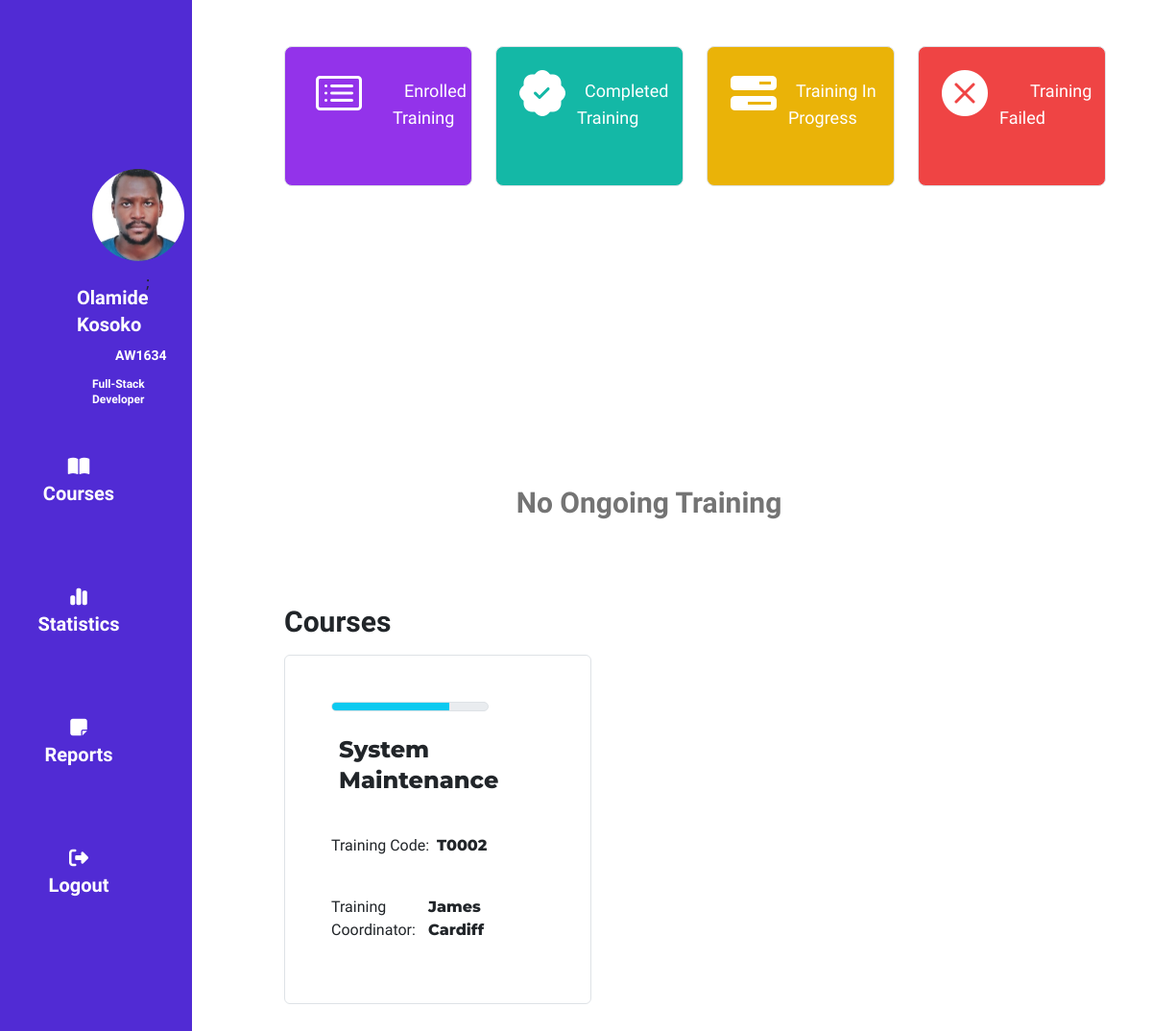
The page /Dashboard/statistics.php (signed in) on the database its author committed.
### tables this page shows
CREATE TABLE `enrolled` (
  `enrol_id` int(10) NOT NULL,
  `Oracle_no` varchar(6) NOT NULL,
  `Name` varchar(60) NOT NULL,
  `Training_Title` varchar(60) NOT NULL,
  `Training_Code` varchar(6) NOT NULL,
  `Training_Cordinator` varchar(50) NOT NULL
);

### includes/db.php (called while the page is built, shortened)
<?php
class DB
{
    public function connectToDB(){
    $conn = new mysqli('localhost','root','','attendance_marker');
    return $conn;
    }
    public function getEnrolledCourse($oracle_no){
        $enrolled_courses = array();
        $sql = "SELECT * FROM enrolled WHERE Oracle_no='$oracle_no'";
        $result = $this->connectToDB()->query($sql);
        if ($result->num_rows > 0) {
            while($row = $result->fetch_assoc()){
                $enrolled_courses[] = $row;
            }
            return $enrolled_courses;
        } else {
            return  null;
        }
    }
}
?>

### Dashboard/statistics.php (the view, shortened to what this page needs)
<!DOCTYPE html>
<html lang="en">
<head>
    <link rel="stylesheet" href="//cdn.jsdelivr.net/chartist.js/latest/chartist.min.css">
    <link rel="stylesheet" href="https://cdn.jsdelivr.net/npm/bootstrap-icons@1.10.2/font/bootstrap-icons.css">
    <link rel="stylesheet" href="../circular_progress.css" >
</head>
<body >
<?php
include '../includes/links.php';
?>
 <div class="statistics flex flex-row gap-16 ">
<?php
 include 'dashboardNav.php';
  ?>
  <div class="flex flex-col -ml-28">
  <div class="p-12 grid grid-cols-4 gap-4 pl-36">
    <div class="flex flex-row gap-8 h-fit  text-white bg-purple-600 rounded-lg border px-8 py-4 ">
      <i class="bi bi-card-list text-5xl"></i>
      <div class="flex flex-col ">
          <p class="font-[Mulish] text-lg mt-2 -mb-1 indent-3">Enrolled Training</p>
          <p class="font-[Montserrat] text-white font-bold text-2xl indent-32 mt-2 -mb-1"><?php
          include '../includes/db.php';
          $db = new Db;
          $enrolledCourses  = $db->getEnrolledCourse($_SESSION['oracle_no']);
          if (!empty($enrolledCourse)) {
            $no_of_courses_enrolled = count($enrolledCourses);
             echo $no_of_courses_enrolled;
          } else {
            echo 0;
          }?></p>
      </div>
      </div>
    <div class="flex flex-row h-fit text-white bg-teal-500 rounded-lg border px-4 py-4">
        <i class="bi bi-patch-check-fill text-5xl"></i>
     <div class="flex flex-col">
        <p class="font-[Mulish] text-lg mt-2 -mb-1 ml-3 indent-2">Completed Training</p>
        <p class="font-[Montserrat] text-white font-semibold text-2xl indent-40 mt-2 -mb-1">
        </p>
    </div>
    </div>
    <div class="flex flex-row h-fit text-white bg-yellow-500 rounded-lg border px-4 py-4">
    <i class="fa-solid fa-bars-progress  text-5xl"></i>
    <div class="flex flex-col">
        <p class="font-[Mulish] text-lg mt-2 -mb-1 ml-3 indent-2"> Training In Progress</p>
        <p class="font-[Montserrat] text-white font-semibold text-2xl indent-40 mt-2 -mb-1">0</p>
    </div>
    </div>
    <div class="flex flex-row h-fit text-white bg-red-500 rounded-lg border px-4 py-4">
    <i class="bi bi-x-circle-fill  text-5xl"></i>
    <div class="flex flex-col">
        <p class="font-[Mulish] text-lg mt-2 -mb-1 ml-3 indent-8">Training Failed</p>
        <p class="font-[Montserrat]  text-white font-semibold text-2xl indent-32 mt-2 -mb-1">0</p>
    </div>
    </div>
</div>
<?php
$enrolledCourse  = $db->getEnrolledCourse($_SESSION['oracle_no']);
if (!empty($enrolledCourse)) {
  $time = $db->getEnrolledCoursesStartTime($enrolledCourse[0]["Training_Code"]);
  $t_day = new DateTime($time[0]['Training_Day'].' '.$time[0]['Training_Time']);
  $t_endtime = new DateTime($time[0]['Training_Day'].' '.$time[0]['Training_Endtime']);
  $t_enddatetime = new DateTime($time[0]['Training_Enddate'].' '.$time[0]['Training_Endtime']);
  $today = new DateTime(date("l jS  F Y h:i:s A"));
   $diff=  date_diff($today,$t_day);
  echo '<p id="date" style="opacity: 0;" >'. date_format($t_day,"Y/m/d H:i:s").'</p>;
  <p id="enddate" style="opacity: 0;" >'. date_format($t_day,"Y/m/d H:i:s").'</p>
  <p id="endtime" style="opacity: 0;" >'. date_format($t_endtime,"Y/m/d H:i:s").'</p>
  <p id="enddatetime" style="opacity: 0;" >'. date_format($t_enddatetime,"Y/m/d H:i:s").'</p>
  <p  style="opacity: 0;" id="countdown__end__title" class="font-[Mulish] font-semibold text-3xl mt-8 text-[#747474] text-center"></p>
  <p  id="countdown_title" class="font-[Mulish] font-semibold text-3xl mt-8 text-[#747474] text-center">Countdown To '.$enrolledCourse[0]["Training_Title"] .'('. $enrolledCourse[0]["Training_Code"].')</p>
    <div  id="countdown" class="countdown flex flex-row gap-56 ml-[12em] shadow-md border-1 p-4
  bg-gradient-to-r from-violet-500 to-fuchsia-500 rounded-lg w-fit  ">
     <div class="days flex-col ml-24 -mr-4">
      <p id="days" class="font-[Montserrat] text-8xl text-white font-extrabold">'. sprintf("%02d", $diff->d).'</p>
      <p  class="font-[Montserrat] uppercase font-bold text-2xl text-white">Days</p>
     </div>
     <div class="hours flex-col">
      <p id="hours" class="font-[Montserrat] text-8xl text-white font-extrabold">'. sprintf("%02d", $diff->h).'</p>
      <p class="font-[Montserrat] uppercase font-bold text-2xl text-white">Hours</p>
     </div>
     <div class="minutes flex-col">
      <p  id="minutes" class="font-[Montserrat] text-8xl text-white font-extrabold">'. sprintf("%02d", $diff->i).'</p>
      <p class="font-[Montserrat] uppercase font-bold text-2xl text-white">Minutes</p>
     </div>
     <div class="seconds flex-col mr-10">
      <p id="seconds" class="font-[Montserrat] text-8xl text-white font-extrabold">'. sprintf("%02d", $diff->s).'</p>
      <p class="font-[Montserrat] uppercase font-bold text-2xl text-white">Seconds</p>
     </div>
    </div>
  ';
}
?>
<div class="flex flex-col mt-10">
   <p class="font-[Mulish] font-semibold text-3xl mt-8 ml-36">Courses</p>
   <div class="courses grid grid-cols-3 ml-36 gap-12">
 <?php
    $enrolled_courses = $db->getEnrolledCourse($_SESSION['oracle_no']);
   if($enrolled_courses !== null){
    foreach ($enrolled_courses as $key => $course) {
      echo '   <div class="course border w-fit  px-24    py-12 rounded-md ">
      <div class="progress border w-[130%] -ml-12" style="height: 10px;">
       <div class="progress-bar bg-info " role="progressbar" style="width: 75%;" aria-valuenow="25" aria-valuemin="0" aria-valuemax="100"></div>
       </div>
     <div class="flex flex-row mt-6 -ml-12">
         <p class="title font-[Montserrat] font-extrabold ml-2 text-2xl">'.$course['Training_Title'].'</p>
     </div>
     <div class="flex flex-row mt-6 -ml-12">
     <p class="font-[Mulish]">Training Code:</p> <p class="code font-[Montserrat] font-extrabold ml-2">'.$course['Training_Code'].'</p>
     </div>
     <div class="flex flex-row mt-6 -ml-12">
      <p class="font-[Mulish]">Training Coordinator:</p> <p class="code font-[Montserrat] font-extrabold ml-2">'.$course['Training_Cordinator'].'</p>
     </div>
     </div>   ';
    }
   } else {
    echo '<p class="font-[Mulish] text-xl text-gray-600 mt-8 ml-3">You haven\'t enrolled for any training yet </p>  ';
   }
?>
       </div>
   </div>
</div>
 </div>
</body>
</html>

### rows shown on the page
enrolled: Training_Title "System Maintenance", Training_Code "T0002", Training_Cordinator "James Cardiff"

### other values the page prints
$_SESSION['name'] "Olamide Kosoko"
$_SESSION['oracle_no'] "AW1634"
$_SESSION['designation'] "Full-Stack Developer"
